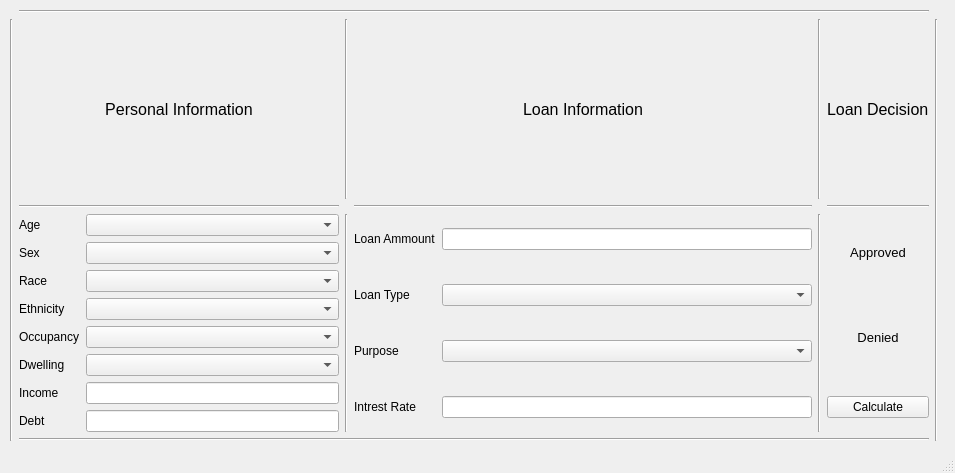
<?xml version="1.0" encoding="UTF-8"?>
<ui version="4.0">
 <class>MainWindow</class>
 <widget class="QMainWindow" name="MainWindow">
  <property name="geometry">
   <rect>
    <x>0</x>
    <y>0</y>
    <width>955</width>
    <height>473</height>
   </rect>
  </property>
  <property name="windowTitle">
   <string>MainWindow</string>
  </property>
  <widget class="QWidget" name="centralwidget">
   <widget class="QWidget" name="gridLayoutWidget">
    <property name="geometry">
     <rect>
      <x>10</x>
      <y>10</y>
      <width>928</width>
      <height>431</height>
     </rect>
    </property>
    <property name="font">
     <font>
      <family>Segoe UI</family>
      <pointsize>9</pointsize>
     </font>
    </property>
    <layout class="QGridLayout" name="gridLayout">
     <item row="9" column="7" rowspan="2">
      <widget class="QPushButton" name="calButton">
       <property name="text">
        <string>Calculate</string>
       </property>
      </widget>
     </item>
     <item row="9" column="1">
      <widget class="QLabel" name="incLabel">
       <property name="font">
        <font>
         <family>Segoe UI</family>
         <pointsize>9</pointsize>
        </font>
       </property>
       <property name="text">
        <string>Income</string>
       </property>
      </widget>
     </item>
     <item row="5" column="1">
      <widget class="QLabel" name="raceLabel">
       <property name="font">
        <font>
         <family>Segoe UI</family>
         <pointsize>9</pointsize>
        </font>
       </property>
       <property name="text">
        <string>Race</string>
       </property>
      </widget>
     </item>
     <item row="3" column="6" rowspan="8">
      <widget class="Line" name="line_6">
       <property name="orientation">
        <enum>Qt::Vertical</enum>
       </property>
      </widget>
     </item>
     <item row="10" column="2">
      <widget class="QLineEdit" name="debBox"/>
     </item>
     <item row="7" column="2">
      <widget class="QComboBox" name="occBox">
       <item>
        <property name="text">
         <string/>
        </property>
       </item>
       <item>
        <property name="text">
         <string>Principal residence</string>
        </property>
       </item>
       <item>
        <property name="text">
         <string>Second residence</string>
        </property>
       </item>
       <item>
        <property name="text">
         <string>Investment property</string>
        </property>
       </item>
      </widget>
     </item>
     <item row="1" column="4" colspan="2">
      <widget class="QLabel" name="label_12">
       <property name="font">
        <font>
         <family>Segoe UI</family>
         <pointsize>12</pointsize>
        </font>
       </property>
       <property name="text">
        <string>Loan Information</string>
       </property>
       <property name="alignment">
        <set>Qt::AlignCenter</set>
       </property>
      </widget>
     </item>
     <item row="9" column="5" rowspan="2">
      <widget class="QLineEdit" name="ratBox"/>
     </item>
     <item row="0" column="1" colspan="7">
      <widget class="Line" name="line_15">
       <property name="orientation">
        <enum>Qt::Horizontal</enum>
       </property>
      </widget>
     </item>
     <item row="9" column="2">
      <widget class="QLineEdit" name="incBox"/>
     </item>
     <item row="10" column="1">
      <widget class="QLabel" name="debLabel">
       <property name="font">
        <font>
         <family>Segoe UI</family>
         <pointsize>9</pointsize>
        </font>
       </property>
       <property name="text">
        <string>Debt</string>
       </property>
      </widget>
     </item>
     <item row="8" column="2">
      <widget class="QComboBox" name="dweBox">
       <item>
        <property name="text">
         <string/>
        </property>
       </item>
       <item>
        <property name="text">
         <string>Single Family</string>
        </property>
       </item>
       <item>
        <property name="text">
         <string>Multifamily</string>
        </property>
       </item>
      </widget>
     </item>
     <item row="7" column="4" rowspan="2">
      <widget class="QLabel" name="purLabel">
       <property name="font">
        <font>
         <family>Segoe UI</family>
         <pointsize>9</pointsize>
        </font>
       </property>
       <property name="text">
        <string>Purpose</string>
       </property>
      </widget>
     </item>
     <item row="2" column="7">
      <widget class="Line" name="line_10">
       <property name="orientation">
        <enum>Qt::Horizontal</enum>
       </property>
      </widget>
     </item>
     <item row="9" column="4" rowspan="2">
      <widget class="QLabel" name="ratLabel">
       <property name="font">
        <font>
         <family>Segoe UI</family>
         <pointsize>9</pointsize>
        </font>
       </property>
       <property name="text">
        <string>Intrest Rate</string>
       </property>
      </widget>
     </item>
     <item row="5" column="4" rowspan="2">
      <widget class="QLabel" name="ammLabel">
       <property name="font">
        <font>
         <family>Segoe UI</family>
         <pointsize>9</pointsize>
        </font>
       </property>
       <property name="text">
        <string>Loan Type</string>
       </property>
      </widget>
     </item>
     <item row="6" column="7" rowspan="3">
      <widget class="QLabel" name="denLabel">
       <property name="font">
        <font>
         <family>Segoe UI</family>
         <pointsize>10</pointsize>
        </font>
       </property>
       <property name="text">
        <string>Denied</string>
       </property>
       <property name="alignment">
        <set>Qt::AlignCenter</set>
       </property>
      </widget>
     </item>
     <item row="2" column="1" colspan="2">
      <widget class="Line" name="line">
       <property name="orientation">
        <enum>Qt::Horizontal</enum>
       </property>
      </widget>
     </item>
     <item row="1" column="3">
      <widget class="Line" name="line_11">
       <property name="orientation">
        <enum>Qt::Vertical</enum>
       </property>
      </widget>
     </item>
     <item row="3" column="2">
      <widget class="QComboBox" name="ageBox">
       <item>
        <property name="text">
         <string/>
        </property>
       </item>
       <item>
        <property name="text">
         <string notr="true">&lt; 25</string>
        </property>
       </item>
       <item>
        <property name="text">
         <string>25 - 34</string>
        </property>
       </item>
       <item>
        <property name="text">
         <string>35 - 44</string>
        </property>
       </item>
       <item>
        <property name="text">
         <string>45 - 54</string>
        </property>
       </item>
       <item>
        <property name="text">
         <string>55 - 64</string>
        </property>
       </item>
       <item>
        <property name="text">
         <string>65 - 74</string>
        </property>
       </item>
       <item>
        <property name="text">
         <string>&gt; 75</string>
        </property>
       </item>
      </widget>
     </item>
     <item row="1" column="6">
      <widget class="Line" name="line_12">
       <property name="orientation">
        <enum>Qt::Vertical</enum>
       </property>
      </widget>
     </item>
     <item row="1" column="0" rowspan="11">
      <widget class="Line" name="line_2">
       <property name="orientation">
        <enum>Qt::Vertical</enum>
       </property>
      </widget>
     </item>
     <item row="1" column="1" colspan="2">
      <widget class="QLabel" name="label_3">
       <property name="font">
        <font>
         <family>Segoe UI</family>
         <pointsize>12</pointsize>
        </font>
       </property>
       <property name="frameShadow">
        <enum>QFrame::Plain</enum>
       </property>
       <property name="text">
        <string>Personal Information</string>
       </property>
       <property name="textFormat">
        <enum>Qt::PlainText</enum>
       </property>
       <property name="alignment">
        <set>Qt::AlignCenter</set>
       </property>
      </widget>
     </item>
     <item row="3" column="3" rowspan="8">
      <widget class="Line" name="line_3">
       <property name="orientation">
        <enum>Qt::Vertical</enum>
       </property>
      </widget>
     </item>
     <item row="1" column="8" rowspan="11">
      <widget class="Line" name="line_8">
       <property name="orientation">
        <enum>Qt::Vertical</enum>
       </property>
      </widget>
     </item>
     <item row="3" column="1">
      <widget class="QLabel" name="ageLabel">
       <property name="font">
        <font>
         <family>Segoe UI</family>
         <pointsize>9</pointsize>
        </font>
       </property>
       <property name="text">
        <string>Age</string>
       </property>
      </widget>
     </item>
     <item row="3" column="4" rowspan="2">
      <widget class="QLabel" name="typLabel">
       <property name="font">
        <font>
         <family>Segoe UI</family>
         <pointsize>9</pointsize>
        </font>
       </property>
       <property name="text">
        <string>Loan Ammount</string>
       </property>
      </widget>
     </item>
     <item row="1" column="7">
      <widget class="QLabel" name="label_2">
       <property name="font">
        <font>
         <family>Segoe UI</family>
         <pointsize>12</pointsize>
        </font>
       </property>
       <property name="text">
        <string>Loan Decision</string>
       </property>
      </widget>
     </item>
     <item row="2" column="4" colspan="2">
      <widget class="Line" name="line_5">
       <property name="orientation">
        <enum>Qt::Horizontal</enum>
       </property>
      </widget>
     </item>
     <item row="5" column="2">
      <widget class="QComboBox" name="raceBox">
       <item>
        <property name="text">
         <string/>
        </property>
       </item>
       <item>
        <property name="text">
         <string>White</string>
        </property>
       </item>
       <item>
        <property name="text">
         <string>Asian</string>
        </property>
       </item>
       <item>
        <property name="text">
         <string>Black or African American</string>
        </property>
       </item>
       <item>
        <property name="text">
         <string>American Indian or Alaska Native</string>
        </property>
       </item>
       <item>
        <property name="text">
         <string>Asian Indian</string>
        </property>
       </item>
       <item>
        <property name="text">
         <string>Chinese</string>
        </property>
       </item>
       <item>
        <property name="text">
         <string>Filipino</string>
        </property>
       </item>
       <item>
        <property name="text">
         <string>Japanese</string>
        </property>
       </item>
       <item>
        <property name="text">
         <string>Korean</string>
        </property>
       </item>
       <item>
        <property name="text">
         <string>Vietnamese</string>
        </property>
       </item>
       <item>
        <property name="text">
         <string>Other Asian</string>
        </property>
       </item>
       <item>
        <property name="text">
         <string>Native Hawaiian</string>
        </property>
       </item>
       <item>
        <property name="text">
         <string>Native Hawaiian or Other Pacific Islander</string>
        </property>
       </item>
       <item>
        <property name="text">
         <string>Samoan</string>
        </property>
       </item>
       <item>
        <property name="text">
         <string>Other Pacific Islander</string>
        </property>
       </item>
       <item>
        <property name="text">
         <string>Guamanian or Chamorro</string>
        </property>
       </item>
      </widget>
     </item>
     <item row="8" column="1">
      <widget class="QLabel" name="dweLabel">
       <property name="font">
        <font>
         <family>Segoe UI</family>
         <pointsize>9</pointsize>
        </font>
       </property>
       <property name="text">
        <string>Dwelling</string>
       </property>
      </widget>
     </item>
     <item row="4" column="1">
      <widget class="QLabel" name="sexLabel">
       <property name="font">
        <font>
         <family>Segoe UI</family>
         <pointsize>9</pointsize>
        </font>
       </property>
       <property name="text">
        <string>Sex</string>
       </property>
      </widget>
     </item>
     <item row="3" column="7" rowspan="3">
      <widget class="QLabel" name="appLabel">
       <property name="font">
        <font>
         <family>Segoe UI</family>
         <pointsize>10</pointsize>
        </font>
       </property>
       <property name="layoutDirection">
        <enum>Qt::LeftToRight</enum>
       </property>
       <property name="text">
        <string>Approved</string>
       </property>
       <property name="textFormat">
        <enum>Qt::RichText</enum>
       </property>
       <property name="alignment">
        <set>Qt::AlignCenter</set>
       </property>
      </widget>
     </item>
     <item row="6" column="1">
      <widget class="QLabel" name="ethLabel">
       <property name="font">
        <font>
         <family>Segoe UI</family>
         <pointsize>9</pointsize>
        </font>
       </property>
       <property name="text">
        <string>Ethnicity </string>
       </property>
      </widget>
     </item>
     <item row="3" column="5" rowspan="2">
      <widget class="QLineEdit" name="ammBox">
       <property name="enabled">
        <bool>true</bool>
       </property>
      </widget>
     </item>
     <item row="6" column="2">
      <widget class="QComboBox" name="ethBox">
       <item>
        <property name="text">
         <string/>
        </property>
       </item>
       <item>
        <property name="text">
         <string>Hispanic or Latino</string>
        </property>
       </item>
       <item>
        <property name="text">
         <string>Not Hispanic or Latino</string>
        </property>
       </item>
      </widget>
     </item>
     <item row="7" column="5" rowspan="2">
      <widget class="QComboBox" name="purBox">
       <item>
        <property name="text">
         <string/>
        </property>
       </item>
       <item>
        <property name="text">
         <string>Home purchase</string>
        </property>
       </item>
       <item>
        <property name="text">
         <string>Home improvement</string>
        </property>
       </item>
       <item>
        <property name="text">
         <string>Refinancing</string>
        </property>
       </item>
       <item>
        <property name="text">
         <string>Cash-out refinancing</string>
        </property>
       </item>
       <item>
        <property name="text">
         <string>Other purpose</string>
        </property>
       </item>
      </widget>
     </item>
     <item row="7" column="1">
      <widget class="QLabel" name="occLabel">
       <property name="font">
        <font>
         <family>Segoe UI</family>
         <pointsize>9</pointsize>
        </font>
       </property>
       <property name="text">
        <string>Occupancy</string>
       </property>
      </widget>
     </item>
     <item row="4" column="2">
      <widget class="QComboBox" name="sexBox">
       <item>
        <property name="text">
         <string/>
        </property>
       </item>
       <item>
        <property name="text">
         <string>Male</string>
        </property>
       </item>
       <item>
        <property name="text">
         <string>Female</string>
        </property>
       </item>
      </widget>
     </item>
     <item row="5" column="5" rowspan="2">
      <widget class="QComboBox" name="typBox">
       <item>
        <property name="text">
         <string/>
        </property>
       </item>
       <item>
        <property name="text">
         <string>Conventional</string>
        </property>
       </item>
       <item>
        <property name="text">
         <string>Federal Housing Administration insured</string>
        </property>
       </item>
       <item>
        <property name="text">
         <string>Veterans Affairs guaranteed</string>
        </property>
       </item>
       <item>
        <property name="text">
         <string>USDA Rural Housing Service or Farm Service Agency guaranteed</string>
        </property>
       </item>
      </widget>
     </item>
     <item row="11" column="1" colspan="7">
      <widget class="Line" name="line_7">
       <property name="orientation">
        <enum>Qt::Horizontal</enum>
       </property>
      </widget>
     </item>
    </layout>
   </widget>
  </widget>
  <widget class="QStatusBar" name="statusbar"/>
 </widget>
 <resources/>
 <connections/>
</ui>
